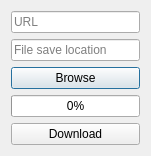
<?xml version="1.0" encoding="UTF-8"?>
<ui version="4.0">
 <class>downloader</class>
 <widget class="QDialog" name="downloader">
  <property name="geometry">
   <rect>
    <x>0</x>
    <y>0</y>
    <width>151</width>
    <height>149</height>
   </rect>
  </property>
  <property name="focusPolicy">
   <enum>Qt::StrongFocus</enum>
  </property>
  <property name="windowTitle">
   <string>Downloader</string>
  </property>
  <layout class="QVBoxLayout" name="verticalLayout">
   <item>
    <widget class="QLineEdit" name="url">
     <property name="focusPolicy">
      <enum>Qt::ClickFocus</enum>
     </property>
     <property name="placeholderText">
      <string>URL</string>
     </property>
    </widget>
   </item>
   <item>
    <widget class="QLineEdit" name="location">
     <property name="focusPolicy">
      <enum>Qt::ClickFocus</enum>
     </property>
     <property name="placeholderText">
      <string>File save location</string>
     </property>
    </widget>
   </item>
   <item>
    <widget class="QPushButton" name="browse">
     <property name="focusPolicy">
      <enum>Qt::ClickFocus</enum>
     </property>
     <property name="text">
      <string>Browse</string>
     </property>
    </widget>
   </item>
   <item>
    <widget class="QProgressBar" name="progress">
     <property name="value">
      <number>0</number>
     </property>
     <property name="alignment">
      <set>Qt::AlignCenter</set>
     </property>
    </widget>
   </item>
   <item>
    <widget class="QPushButton" name="download">
     <property name="focusPolicy">
      <enum>Qt::ClickFocus</enum>
     </property>
     <property name="text">
      <string>Download</string>
     </property>
    </widget>
   </item>
  </layout>
 </widget>
 <resources/>
 <connections/>
</ui>
